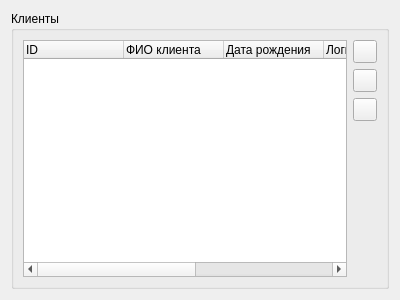
<?xml version="1.0" encoding="UTF-8"?>
<ui version="4.0">
 <class>CClientsWidget</class>
 <widget class="QWidget" name="CClientsWidget">
  <property name="geometry">
   <rect>
    <x>0</x>
    <y>0</y>
    <width>400</width>
    <height>300</height>
   </rect>
  </property>
  <property name="windowTitle">
   <string>Form</string>
  </property>
  <layout class="QGridLayout" name="gridLayout">
   <property name="sizeConstraint">
    <enum>QLayout::SetMaximumSize</enum>
   </property>
   <item row="0" column="0">
    <widget class="QGroupBox" name="groupBox">
     <property name="title">
      <string>Клиенты</string>
     </property>
     <layout class="QGridLayout" name="gridLayout_2">
      <item row="0" column="0">
       <widget class="QTreeWidget" name="twClients">
        <column>
         <property name="text">
          <string>ID</string>
         </property>
        </column>
        <column>
         <property name="text">
          <string>ФИО клиента</string>
         </property>
        </column>
        <column>
         <property name="text">
          <string>Дата рождения</string>
         </property>
        </column>
        <column>
         <property name="text">
          <string>Логин</string>
         </property>
        </column>
        <column>
         <property name="text">
          <string>Пароль</string>
         </property>
        </column>
        <column>
         <property name="text">
          <string>Телефон</string>
         </property>
        </column>
       </widget>
      </item>
      <item row="0" column="1">
       <layout class="QVBoxLayout" name="verticalLayout">
        <item>
         <widget class="QToolButton" name="tbnClientsAdd">
          <property name="text">
           <string/>
          </property>
          <property name="icon">
           <iconset resource="../main_res.qrc">
            <normaloff>:/images/add.png</normaloff>:/images/add.png</iconset>
          </property>
         </widget>
        </item>
        <item>
         <widget class="QToolButton" name="tbnClientsEdit">
          <property name="text">
           <string/>
          </property>
          <property name="icon">
           <iconset resource="../main_res.qrc">
            <normaloff>:/images/edit.png</normaloff>:/images/edit.png</iconset>
          </property>
         </widget>
        </item>
        <item>
         <widget class="QToolButton" name="tbnClientsDelete">
          <property name="text">
           <string/>
          </property>
          <property name="icon">
           <iconset resource="../main_res.qrc">
            <normaloff>:/images/delete.png</normaloff>:/images/delete.png</iconset>
          </property>
         </widget>
        </item>
        <item>
         <spacer name="verticalSpacer">
          <property name="orientation">
           <enum>Qt::Vertical</enum>
          </property>
          <property name="sizeHint" stdset="0">
           <size>
            <width>20</width>
            <height>40</height>
           </size>
          </property>
         </spacer>
        </item>
       </layout>
      </item>
     </layout>
    </widget>
   </item>
  </layout>
 </widget>
 <resources>
  <include location="../main_res.qrc"/>
  <include location="../main_res.qrc"/>
 </resources>
 <connections/>
</ui>
